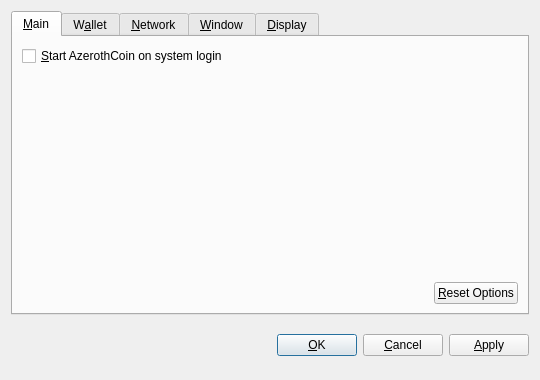
<?xml version="1.0" encoding="UTF-8"?>
<ui version="4.0">
 <class>OptionsDialog</class>
 <widget class="QDialog" name="OptionsDialog">
  <property name="geometry">
   <rect>
    <x>0</x>
    <y>0</y>
    <width>540</width>
    <height>380</height>
   </rect>
  </property>
  <property name="windowTitle">
   <string>Options</string>
  </property>
  <property name="modal">
   <bool>true</bool>
  </property>
  <layout class="QVBoxLayout" name="verticalLayout">
   <item>
    <widget class="QTabWidget" name="tabWidget">
     <property name="tabPosition">
      <enum>QTabWidget::North</enum>
     </property>
     <property name="currentIndex">
      <number>0</number>
     </property>
     <widget class="QWidget" name="tabMain">
      <attribute name="title">
       <string>&amp;Main</string>
      </attribute>
      <layout class="QVBoxLayout" name="verticalLayout_Main">
       <item>
        <widget class="QCheckBox" name="bitcoinAtStartup">
         <property name="toolTip">
          <string>Automatically start AzerothCoin after logging in to the system.</string>
         </property>
         <property name="text">
          <string>&amp;Start AzerothCoin on system login</string>
         </property>
        </widget>
       </item>
       <item>
        <spacer name="verticalSpacer_Main">
         <property name="orientation">
          <enum>Qt::Vertical</enum>
         </property>
         <property name="sizeHint" stdset="0">
          <size>
           <width>20</width>
           <height>40</height>
          </size>
         </property>
        </spacer>
       </item>
       <item>
        <layout class="QHBoxLayout" name="horizontalLayout_2_Main">
         <item>
          <spacer name="horizontalSpacer_2_Main">
           <property name="orientation">
            <enum>Qt::Horizontal</enum>
           </property>
           <property name="sizeHint" stdset="0">
            <size>
             <width>40</width>
             <height>20</height>
            </size>
           </property>
          </spacer>
         </item>
         <item>
          <widget class="QPushButton" name="resetButton">
           <property name="toolTip">
            <string>Reset all client options to default.</string>
           </property>
           <property name="text">
            <string>&amp;Reset Options</string>
           </property>
           <property name="autoDefault">
            <bool>false</bool>
           </property>
          </widget>
         </item>
        </layout>
       </item>
      </layout>
     </widget>
     <widget class="QWidget" name="tabWallet">
      <attribute name="title">
       <string>W&amp;allet</string>
      </attribute>
      <layout class="QVBoxLayout" name="verticalLayout_Network">
       <item>
        <widget class="QLabel" name="transactionFeeInfoLabel">
         <property name="text">
          <string>Optional transaction fee per kB that helps make sure your transactions are processed quickly. Most transactions are 1 kB.</string>
         </property>
         <property name="textFormat">
          <enum>Qt::PlainText</enum>
         </property>
         <property name="wordWrap">
          <bool>true</bool>
         </property>
        </widget>
       </item>
       <item>
        <layout class="QHBoxLayout" name="horizontalLayout_1_Main">
         <item>
          <widget class="QLabel" name="transactionFeeLabel">
           <property name="text">
            <string>Pay transaction &amp;fee</string>
           </property>
           <property name="textFormat">
            <enum>Qt::PlainText</enum>
           </property>
           <property name="buddy">
            <cstring>transactionFee</cstring>
           </property>
          </widget>
         </item>
         <item>
          <widget class="BitcoinAmountField" name="transactionFee"/>
         </item>
         <item>
          <spacer name="horizontalSpacer_1_Main">
           <property name="orientation">
            <enum>Qt::Horizontal</enum>
           </property>
           <property name="sizeHint" stdset="0">
            <size>
             <width>40</width>
             <height>20</height>
            </size>
           </property>
          </spacer>
         </item>
        </layout>
       </item>
       <item>
        <widget class="QLabel" name="label">
         <property name="text">
          <string>If you disable the spending of unconfirmed change, the change from a transaction cannot be used until that transaction has at least one confirmation. This also affects how your balance is computed.</string>
         </property>
         <property name="wordWrap">
          <bool>true</bool>
         </property>
        </widget>
       </item>
       <item>
        <widget class="QCheckBox" name="spendZeroConfChange">
         <property name="text">
          <string>Spend unconfirmed change  (experts only)</string>
         </property>
        </widget>
       </item>
       <item>
        <spacer name="verticalSpacer">
         <property name="orientation">
          <enum>Qt::Vertical</enum>
         </property>
         <property name="sizeHint" stdset="0">
          <size>
           <width>20</width>
           <height>40</height>
          </size>
         </property>
        </spacer>
       </item>
      </layout>
     </widget>
     <widget class="QWidget" name="tabNetwork">
      <attribute name="title">
       <string>&amp;Network</string>
      </attribute>
      <layout class="QVBoxLayout" name="verticalLayout_Network">
       <item>
        <widget class="QCheckBox" name="mapPortUpnp">
         <property name="toolTip">
          <string>Automatically open the AzerothCoin client port on the router. This only works when your router supports UPnP and it is enabled.</string>
         </property>
         <property name="text">
          <string>Map port using &amp;UPnP</string>
         </property>
        </widget>
       </item>
       <item>
        <widget class="QCheckBox" name="connectSocks">
         <property name="toolTip">
          <string>Connect to the AzerothCoin network through a SOCKS proxy (e.g. when connecting through Tor).</string>
         </property>
         <property name="text">
          <string>&amp;Connect through SOCKS proxy:</string>
         </property>
        </widget>
       </item>
       <item>
        <layout class="QHBoxLayout" name="horizontalLayout_Network">
         <item>
          <widget class="QLabel" name="proxyIpLabel">
           <property name="text">
            <string>Proxy &amp;IP:</string>
           </property>
           <property name="textFormat">
            <enum>Qt::PlainText</enum>
           </property>
           <property name="buddy">
            <cstring>proxyIp</cstring>
           </property>
          </widget>
         </item>
         <item>
          <widget class="QValidatedLineEdit" name="proxyIp">
           <property name="maximumSize">
            <size>
             <width>140</width>
             <height>16777215</height>
            </size>
           </property>
           <property name="toolTip">
            <string>IP address of the proxy (e.g. 127.0.0.1)</string>
           </property>
          </widget>
         </item>
         <item>
          <widget class="QLabel" name="proxyPortLabel">
           <property name="text">
            <string>&amp;Port:</string>
           </property>
           <property name="textFormat">
            <enum>Qt::PlainText</enum>
           </property>
           <property name="buddy">
            <cstring>proxyPort</cstring>
           </property>
          </widget>
         </item>
         <item>
          <widget class="QLineEdit" name="proxyPort">
           <property name="maximumSize">
            <size>
             <width>55</width>
             <height>16777215</height>
            </size>
           </property>
           <property name="toolTip">
            <string>Port of the proxy (e.g. 9050)</string>
           </property>
          </widget>
         </item>
         <item>
          <widget class="QLabel" name="socksVersionLabel">
           <property name="text">
            <string>SOCKS &amp;Version:</string>
           </property>
           <property name="textFormat">
            <enum>Qt::PlainText</enum>
           </property>
           <property name="buddy">
            <cstring>socksVersion</cstring>
           </property>
          </widget>
         </item>
         <item>
          <widget class="QValueComboBox" name="socksVersion">
           <property name="toolTip">
            <string>SOCKS version of the proxy (e.g. 5)</string>
           </property>
          </widget>
         </item>
         <item>
          <spacer name="horizontalSpacer_Network">
           <property name="orientation">
            <enum>Qt::Horizontal</enum>
           </property>
           <property name="sizeHint" stdset="0">
            <size>
             <width>40</width>
             <height>20</height>
            </size>
           </property>
          </spacer>
         </item>
        </layout>
       </item>
       <item>
        <spacer name="verticalSpacer_Network">
         <property name="orientation">
          <enum>Qt::Vertical</enum>
         </property>
         <property name="sizeHint" stdset="0">
          <size>
           <width>20</width>
           <height>40</height>
          </size>
         </property>
        </spacer>
       </item>
      </layout>
     </widget>
     <widget class="QWidget" name="tabWindow">
      <attribute name="title">
       <string>&amp;Window</string>
      </attribute>
      <layout class="QVBoxLayout" name="verticalLayout_Window">
       <item>
        <widget class="QCheckBox" name="minimizeToTray">
         <property name="toolTip">
          <string>Show only a tray icon after minimizing the window.</string>
         </property>
         <property name="text">
          <string>&amp;Minimize to the tray instead of the taskbar</string>
         </property>
        </widget>
       </item>
       <item>
        <widget class="QCheckBox" name="minimizeOnClose">
         <property name="toolTip">
          <string>Minimize instead of exit the application when the window is closed. When this option is enabled, the application will be closed only after selecting Quit in the menu.</string>
         </property>
         <property name="text">
          <string>M&amp;inimize on close</string>
         </property>
        </widget>
       </item>
       <item>
        <spacer name="verticalSpacer_Window">
         <property name="orientation">
          <enum>Qt::Vertical</enum>
         </property>
         <property name="sizeHint" stdset="0">
          <size>
           <width>20</width>
           <height>40</height>
          </size>
         </property>
        </spacer>
       </item>
      </layout>
     </widget>
     <widget class="QWidget" name="tabDisplay">
      <attribute name="title">
       <string>&amp;Display</string>
      </attribute>
      <layout class="QVBoxLayout" name="verticalLayout_Display">
       <item>
        <layout class="QHBoxLayout" name="horizontalLayout_1_Display">
         <item>
          <widget class="QLabel" name="langLabel">
           <property name="text">
            <string>User Interface &amp;language:</string>
           </property>
           <property name="textFormat">
            <enum>Qt::PlainText</enum>
           </property>
           <property name="buddy">
            <cstring>lang</cstring>
           </property>
          </widget>
         </item>
         <item>
          <widget class="QValueComboBox" name="lang">
           <property name="toolTip">
            <string>The user interface language can be set here. This setting will take effect after restarting AzerothCoin.</string>
           </property>
          </widget>
         </item>
        </layout>
       </item>
       <item>
        <layout class="QHBoxLayout" name="horizontalLayout_2_Display">
         <item>
          <widget class="QLabel" name="unitLabel">
           <property name="text">
            <string>&amp;Unit to show amounts in:</string>
           </property>
           <property name="textFormat">
            <enum>Qt::PlainText</enum>
           </property>
           <property name="buddy">
            <cstring>unit</cstring>
           </property>
          </widget>
         </item>
         <item>
          <widget class="QValueComboBox" name="unit">
           <property name="toolTip">
            <string>Choose the default subdivision unit to show in the interface and when sending coins.</string>
           </property>
          </widget>
         </item>
        </layout>
       </item>
       <item>
        <widget class="QCheckBox" name="displayAddresses">
         <property name="toolTip">
          <string>Whether to show AzerothCoin addresses in the transaction list or not.</string>
         </property>
         <property name="text">
          <string>&amp;Display addresses in transaction list</string>
         </property>
        </widget>
       </item>
       <item>
        <widget class="QCheckBox" name="coinControlFeatures">
         <property name="toolTip">
          <string>Whether to show coin control features or not.</string>
         </property>
         <property name="text">
          <string>Display coin &amp;control features (experts only!)</string>
         </property>
        </widget>
       </item>
       <item>
        <spacer name="verticalSpacer_Display">
         <property name="orientation">
          <enum>Qt::Vertical</enum>
         </property>
         <property name="sizeHint" stdset="0">
          <size>
           <width>20</width>
           <height>40</height>
          </size>
         </property>
        </spacer>
       </item>
      </layout>
     </widget>
    </widget>
   </item>
   <item>
    <layout class="QHBoxLayout" name="horizontalLayout_Buttons">
     <item>
      <spacer name="horizontalSpacer_1">
       <property name="orientation">
        <enum>Qt::Horizontal</enum>
       </property>
       <property name="sizeHint" stdset="0">
        <size>
         <width>40</width>
         <height>48</height>
        </size>
       </property>
      </spacer>
     </item>
     <item>
      <widget class="QLabel" name="statusLabel">
       <property name="font">
        <font>
         <weight>75</weight>
         <bold>true</bold>
        </font>
       </property>
       <property name="text">
        <string/>
       </property>
       <property name="textFormat">
        <enum>Qt::PlainText</enum>
       </property>
       <property name="wordWrap">
        <bool>true</bool>
       </property>
      </widget>
     </item>
     <item>
      <spacer name="horizontalSpacer_2">
       <property name="orientation">
        <enum>Qt::Horizontal</enum>
       </property>
       <property name="sizeHint" stdset="0">
        <size>
         <width>40</width>
         <height>48</height>
        </size>
       </property>
      </spacer>
     </item>
     <item>
      <widget class="QPushButton" name="okButton">
       <property name="text">
        <string>&amp;OK</string>
       </property>
      </widget>
     </item>
     <item>
      <widget class="QPushButton" name="cancelButton">
       <property name="text">
        <string>&amp;Cancel</string>
       </property>
       <property name="autoDefault">
        <bool>false</bool>
       </property>
      </widget>
     </item>
     <item>
      <widget class="QPushButton" name="applyButton">
       <property name="text">
        <string>&amp;Apply</string>
       </property>
       <property name="autoDefault">
        <bool>false</bool>
       </property>
      </widget>
     </item>
    </layout>
   </item>
  </layout>
 </widget>
 <customwidgets>
  <customwidget>
   <class>BitcoinAmountField</class>
   <extends>QSpinBox</extends>
   <header>bitcoinamountfield.h</header>
  </customwidget>
  <customwidget>
   <class>QValueComboBox</class>
   <extends>QComboBox</extends>
   <header>qvaluecombobox.h</header>
  </customwidget>
  <customwidget>
   <class>QValidatedLineEdit</class>
   <extends>QLineEdit</extends>
   <header>qvalidatedlineedit.h</header>
  </customwidget>
 </customwidgets>
 <resources/>
 <connections/>
</ui>
